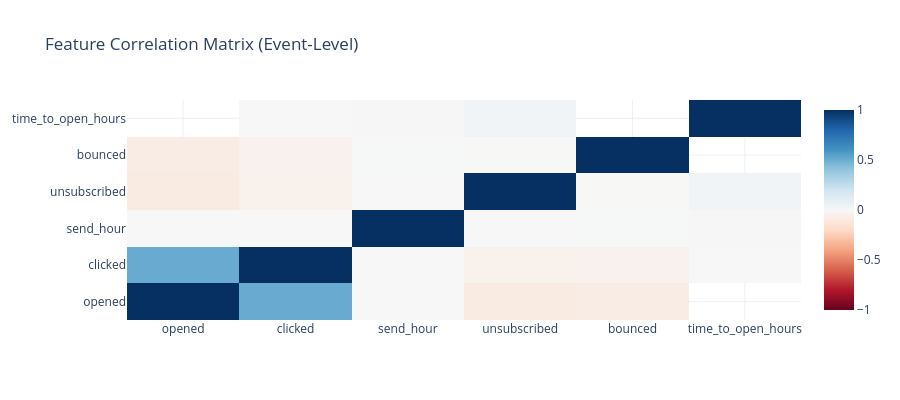

Notebook code for this chart:
### Markdown cell above
## 1c.8 Correlation Matrix Analysis

**📊 Understanding Feature Relationships:**

This section shows feature-feature relationships in two complementary ways:
- **Correlation Matrix**: Numerical summary (r values)
- **Scatter Matrix**: Visual relationships with cohort overlay

| Correlation | Interpretation | Action |
|-------------|----------------|--------|
| `\|r\|` > 0.9 | Near-duplicate features | Remove one |
| `\|r\|` > 0.7 | Strong relationship | Consider combining |
| `\|r\|` < 0.3 | Weak/no relationship | Independent features |

### Code cell
# Correlation matrix for numeric event attributes
# Define analysis columns - exclude entity, time, target, and temporal metadata
numeric_event_cols = [c for c in df.select_dtypes(include=[np.number]).columns
                      if c not in [ENTITY_COLUMN, TIME_COLUMN, TARGET_COLUMN]
                      and c not in TEMPORAL_METADATA_COLS
                      and 'target' not in c.lower()]

excluded_cols = [c for c in df.select_dtypes(include=[np.number]).columns if c not in numeric_event_cols]

print(f"Correlation Analysis (event-level, n={len(df):,})")
print(f"  Included ({len(numeric_event_cols)}): {numeric_event_cols}")
print(f"  Excluded ({len(excluded_cols)}): {excluded_cols}")

if len(numeric_event_cols) >= 2:
    corr_matrix = df[numeric_event_cols].corr()
    fig = charts.heatmap(
        corr_matrix.to_numpy(), x_labels=numeric_event_cols, y_labels=numeric_event_cols,
        title="Feature Correlation Matrix (Event-Level)"
    )
    display_figure(fig)

    # High correlation pairs
    high_corr = []
    for i in range(len(numeric_event_cols)):
        for j in range(i+1, len(numeric_event_cols)):
            corr_val = corr_matrix.iloc[i, j]
            if abs(corr_val) > 0.7:
                high_corr.append((numeric_event_cols[i], numeric_event_cols[j], corr_val))

    if high_corr:
        print("\n⚠️ Highly correlated pairs (|r| > 0.7):")
        for c1, c2, r in sorted(high_corr, key=lambda x: abs(x[2]), reverse=True)[:5]:
            print(f"   {c1} ↔ {c2}: r={r:.2f}")

### Figure 1 — Plotly figure (JSON) as saved in the notebook; plotly's stock layout.template omitted (floating-point values rounded to 4 significant figures)
{"data": [{"colorscale": [[0.0, "rgb(103,0,31)"], [0.1, "rgb(178,24,43)"], [0.2, "rgb(214,96,77)"], [0.3, "rgb(244,165,130)"], [0.4, "rgb(253,219,199)"], [0.5, "rgb(247,247,247)"], [0.6, "rgb(209,229,240)"], [0.7, "rgb(146,197,222)"], [0.8, "rgb(67,147,195)"], [0.9, "rgb(33,102,172)"], [1.0, "rgb(5,48,97)"]], "type": "heatmap", "x": ["opened", "clicked", "send_hour", "unsubscribed", "bounced", "time_to_open_hours"], "y": ["opened", "clicked", "send_hour", "unsubscribed", "bounced", "time_to_open_hours"], "z": [[1.0, 0.5049, 0.000921, -0.08617, -0.07937, NaN], [0.5049, 1.0, 0.00166, -0.04424, -0.04007, 0.0004518], [0.000921, 0.00166, 1.0, -8.096e-05, 0.004393, -0.003972], [-0.08617, -0.04424, -8.096e-05, 1.0, -0.003446, 0.03391], [-0.07937, -0.04007, 0.004393, -0.003446, 1.0, NaN], [NaN, 0.0004518, -0.003972, 0.03391, NaN, 1.0]], "zmid": 0}], "layout": {"height": 400, "title": {"text": "Feature Correlation Matrix (Event-Level)"}}}
